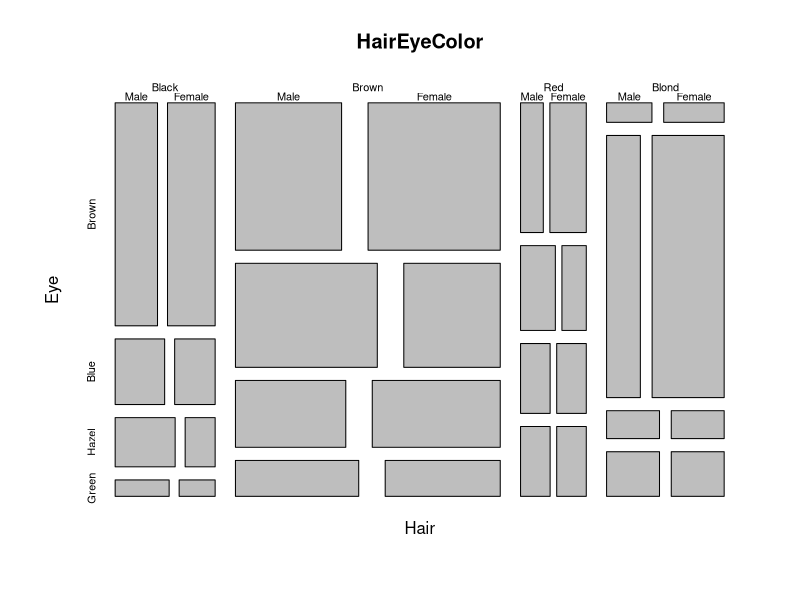
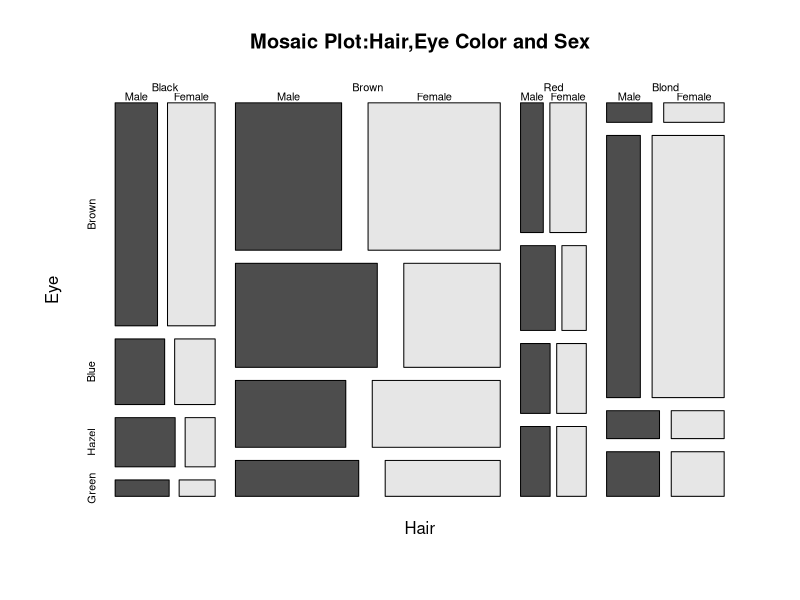
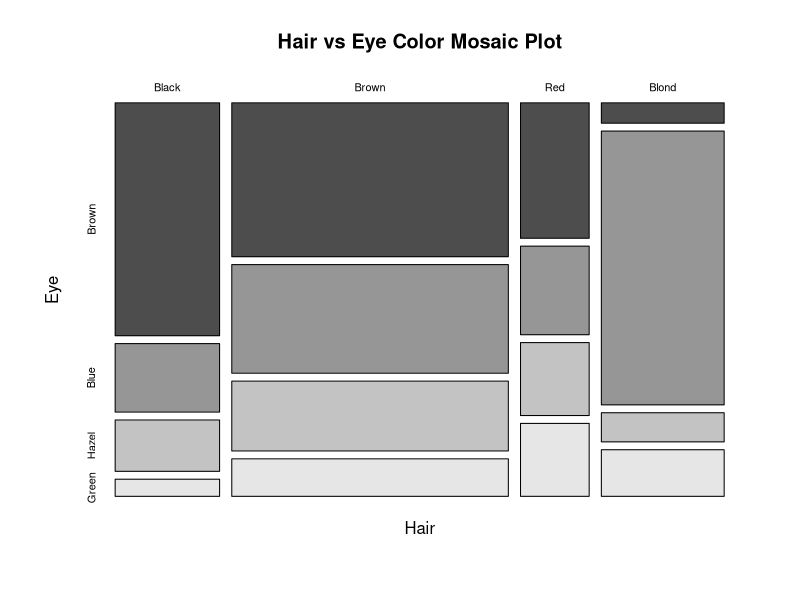
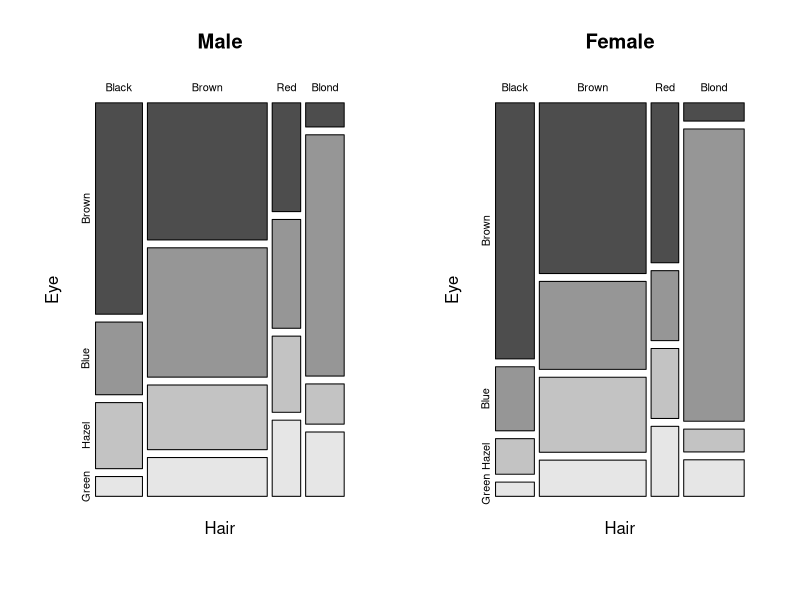
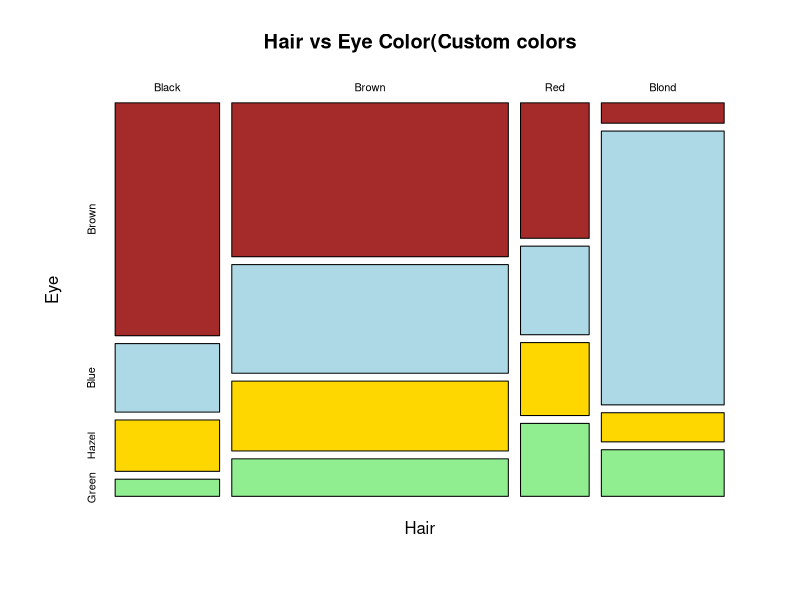
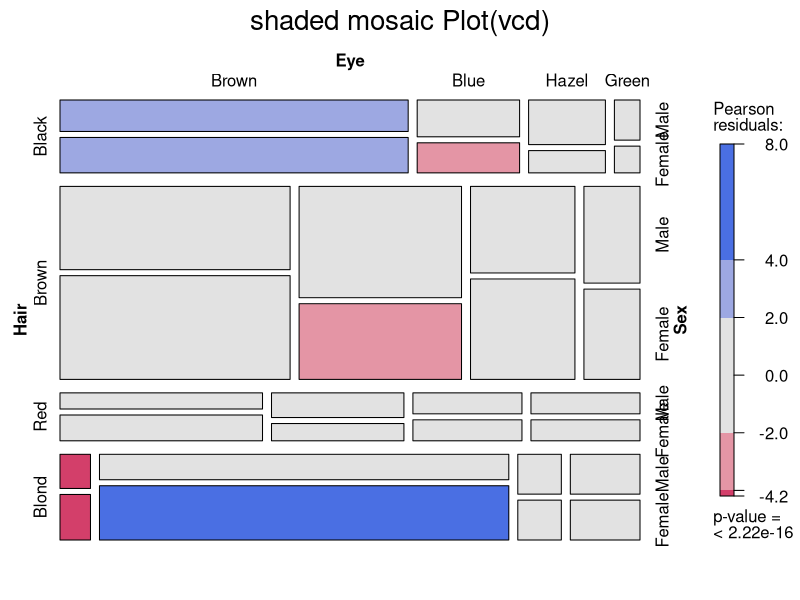
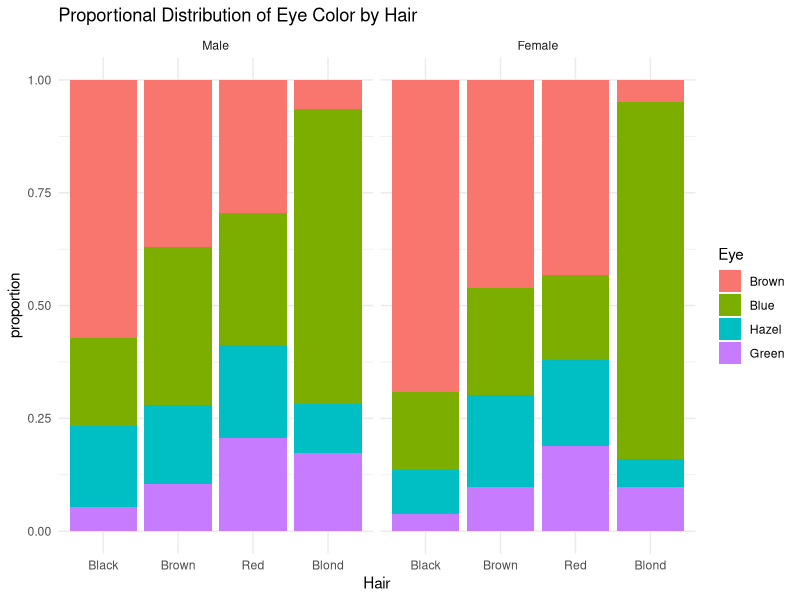
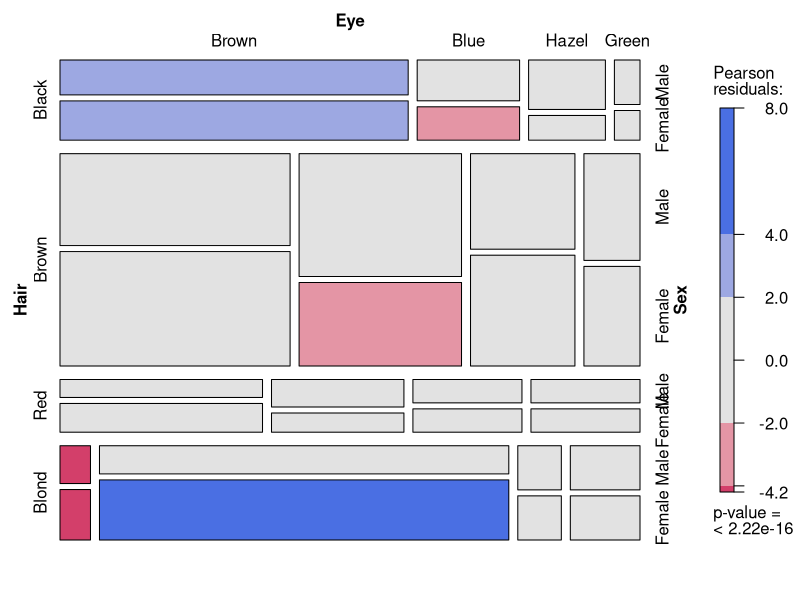

Source code (R) for these figures, in order:
#Load and Understand the HairEyeColor Dataset
#Load dataset
data(HairEyeColor)

#Check Structure
str(HairEyeColor)
View(HairEyeColor)
?HairEyeColor

#Very Basic Mosaic Plot(Base R)
mosaicplot(HairEyeColor)

#Add Titles and colors
mosaicplot(HairEyeColor,main = "Mosaic Plot:Hair,Eye Color and Sex", color = TRUE)

#Two-Variable Mosaic Plot
HairEye2D <- margin.table(HairEyeColor,c(1,2))
mosaicplot(HairEye2D,main = "Hair vs Eye Color Mosaic Plot", 
           color = TRUE)

#Mosaic Plots by Sex
par(mfrow = c(1,2))
mosaicplot(HairEyeColor[,, "Male"],main = "Male",color = TRUE)
mosaicplot(HairEyeColor[,, "Female"],main = "Female",color = TRUE)
par(mfrow = c(1,1))

#Custom Colors
mosaicplot(HairEye2D,col = c("brown","lightblue","gold","lightgreen"),
           main = "Hair vs Eye Color(Custom colors")

#Advanced mosaic plot using 'vcd'
install.packages("vcd")
library(vcd)
mosaic(HairEyeColor,shade=TRUE,legend=TRUE,
       main="shaded mosaic Plot(vcd)")

#convert dataset to data frame(for ggplot)
hair_eye_df<-as.data.frame(HairEyeColor)
head(hair_eye_df)

#ggplot alternative(Proportional mosaic-style plot)
library(ggplot2)
ggplot(hair_eye_df,aes(x=Hair,y=Freq,fill=Eye))+
  geom_bar(stat="identity",position="fill")+
  facet_wrap(~Sex)+
  labs(
    title="Proportional Distribution of Eye Color by Hair",
    y="proportion")+
  theme_minimal()

#advanced mosaic with residual shading
mosaic(~Hair+Eye+Sex,data=hair_eye_df,shade=TRUE,legend=TRUE)
